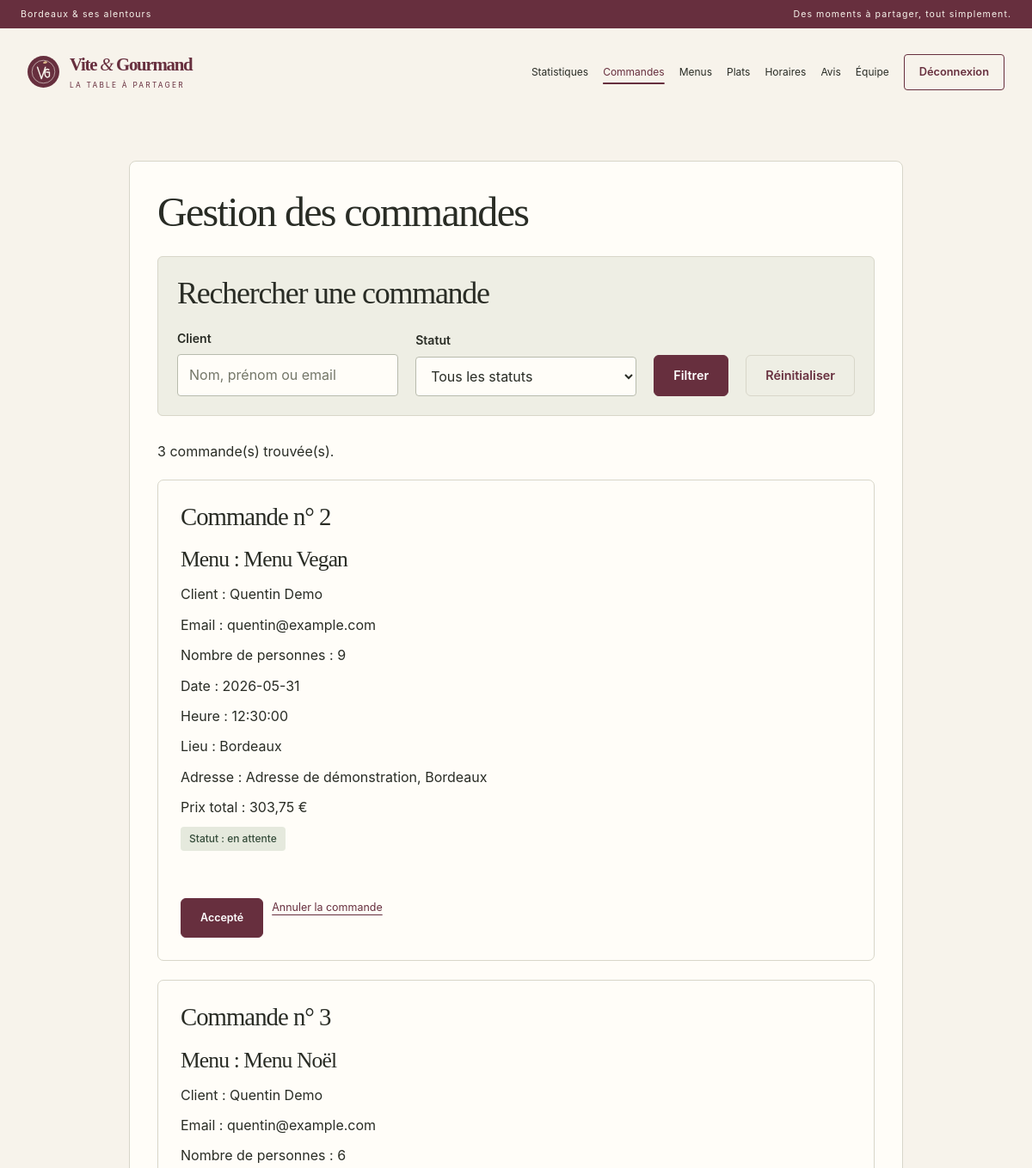
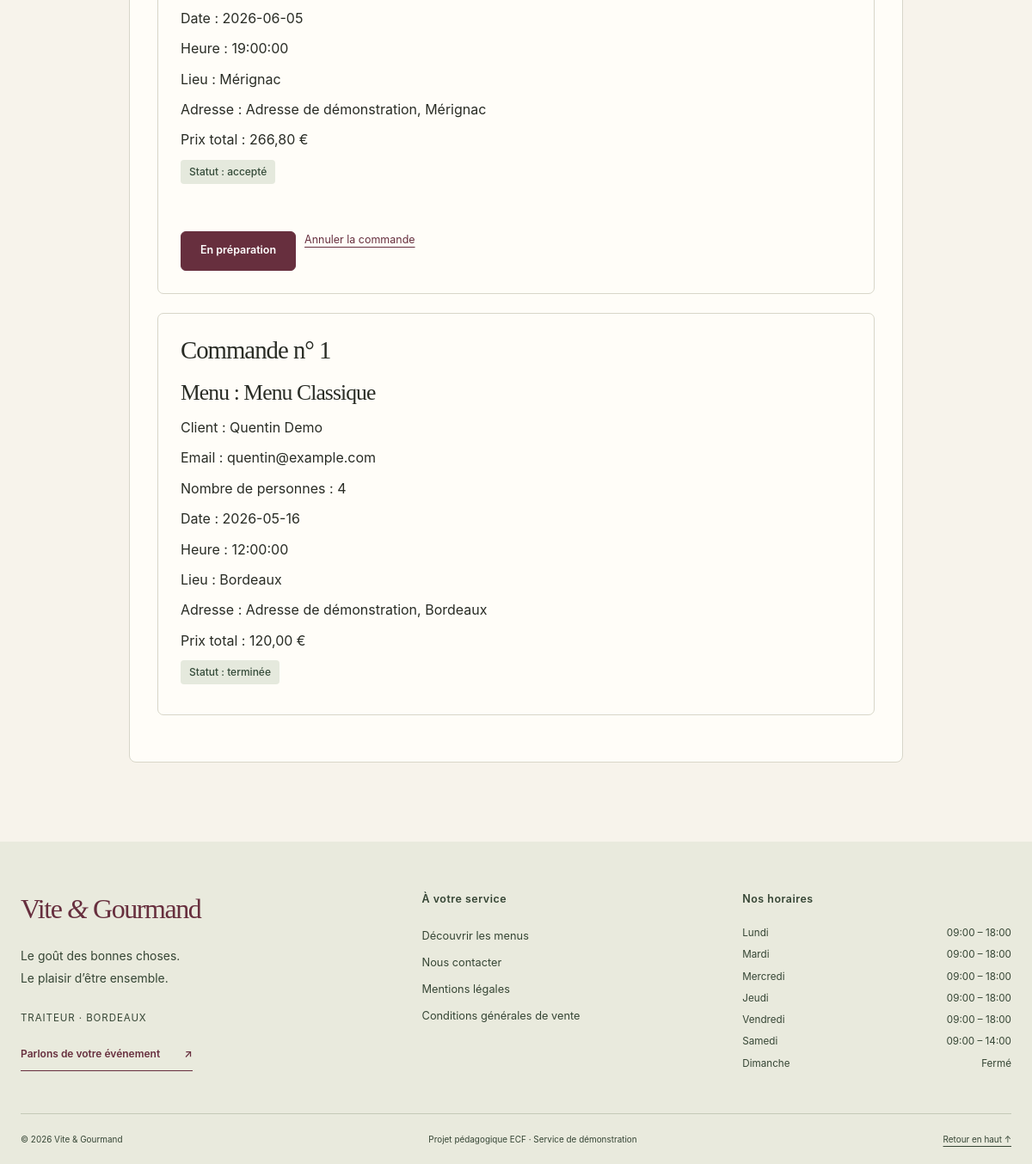
The app's page /admin-commandes.php (signed in) with its own data (2 pictures, top to bottom).
### tables this page shows
CREATE TABLE `commandes` (
    `id` INT NOT NULL AUTO_INCREMENT,

    `user_id` INT NOT NULL,
    `menu_id` INT NOT NULL,

    `nb_personnes` INT NOT NULL,
    `prix_total` DECIMAL(10,2) NOT NULL,

    `date_prestation` DATE DEFAULT NULL,
    `heure_prestation` TIME DEFAULT NULL,
    `lieu_prestation` VARCHAR(255) DEFAULT NULL,
    `adresse_prestation` VARCHAR(255) DEFAULT NULL,

    `distance_km` DECIMAL(10,2) NOT NULL DEFAULT 0,
    `frais_livraison` DECIMAL(10,2) NOT NULL DEFAULT 0,
    `remise_pourcentage` DECIMAL(5,2) NOT NULL DEFAULT 0,

    `statut` VARCHAR(50) NOT NULL DEFAULT 'en attente',

    `mode_contact_annulation` VARCHAR(100) DEFAULT NULL,
    `motif_annulation` TEXT DEFAULT NULL,
    `date_annulation` DATETIME DEFAULT NULL,

    `date_debut_attente_retour` DATETIME DEFAULT NULL,
    `date_retour_materiel` DATETIME DEFAULT NULL,
    `materiel_retourne` TINYINT(1) NOT NULL DEFAULT 0,
    `frais_retard_materiel` DECIMAL(10,2) NOT NULL DEFAULT 0,

    `notification_retard_envoyee` TINYINT(1) NOT NULL DEFAULT 0,
    `date_notification_retard` DATETIME DEFAULT NULL,

    `created_at` TIMESTAMP NOT NULL DEFAULT CURRENT_TIMESTAMP,
    `updated_at` TIMESTAMP NOT NULL DEFAULT CURRENT_TIMESTAMP
        ON UPDATE CURRENT_TIMESTAMP,

    PRIMARY KEY (`id`),

    KEY `idx_commandes_user` (`user_id`),
    KEY `idx_commandes_menu` (`menu_id`),
    KEY `idx_commandes_statut` (`statut`),
    KEY `idx_commandes_created_menu` (`created_at`, `menu_id`),

    CONSTRAINT `fk_commandes_user`
        FOREIGN KEY (`user_id`)
        REFERENCES `users` (`id`),

    CONSTRAINT `fk_commandes_menu`
        FOREIGN KEY (`menu_id`)
        REFERENCES `menus` (`id`)

);

CREATE TABLE `menus` (
    `id` INT NOT NULL AUTO_INCREMENT,
    `titre` VARCHAR(255) NOT NULL,
    `description` TEXT NOT NULL,
    `prix` DECIMAL(10,2) NOT NULL,
    `nb_personnes_min` INT NOT NULL,

    `theme` VARCHAR(100) DEFAULT NULL,
    `regime` VARCHAR(100) DEFAULT NULL,

    `stock_disponible` INT NOT NULL DEFAULT 0,

    `conditions_menu` TEXT DEFAULT NULL,
    `delai_commande_heures` INT DEFAULT NULL,

    `actif` TINYINT(1) NOT NULL DEFAULT 1,

    PRIMARY KEY (`id`)
);

CREATE TABLE `users` (
    `id` INT NOT NULL AUTO_INCREMENT,
    `nom` VARCHAR(50) NOT NULL,
    `prenom` VARCHAR(50) NOT NULL,
    `email` VARCHAR(255) NOT NULL,
    `password` VARCHAR(255) NOT NULL,
    `role` VARCHAR(25) NOT NULL DEFAULT 'utilisateur',
    `gsm` VARCHAR(20) NOT NULL,
    `adresse` VARCHAR(255) NOT NULL,
    `actif` TINYINT(1) NOT NULL DEFAULT 1,
    `created_at` TIMESTAMP NOT NULL DEFAULT CURRENT_TIMESTAMP,

    PRIMARY KEY (`id`),
    UNIQUE KEY `email` (`email`)
);

CREATE TABLE `horaires` (
    `id` INT NOT NULL AUTO_INCREMENT,
    `jour` VARCHAR(20) NOT NULL,
    `heure_ouverture` TIME DEFAULT NULL,
    `heure_fermeture` TIME DEFAULT NULL,
    `ferme` TINYINT(1) NOT NULL DEFAULT 0,

    PRIMARY KEY (`id`),
    UNIQUE KEY `jour` (`jour`)
);

### Config/security.php (called while the page is built, shortened)
<?php
function e(mixed $value): string
{
    return htmlspecialchars((string) $value, ENT_QUOTES | ENT_SUBSTITUTE, 'UTF-8');
}

### Services/OrderRules.php (called while the page is built, shortened)
<?php
function allowedOrderTransitions(string $status): array
{
    return match ($status) {
        'en attente' => ['accepté'],
        'accepté' => ['en préparation'],
        'en préparation' => ['en cours de livraison'],
        'en cours de livraison' => ['livré'],
        'livré' => ['en attente du retour de matériel', 'terminée'],
        default => [],
    };
}

### Public/admin-commandes.php (the view, shortened to what this page needs)
<?php
require_once __DIR__ . '/../Config/database.php';
require_once __DIR__ . '/../Services/OrderRules.php';
$client = trim($_GET['client'] ?? '');
$sql = '
    SELECT
        commandes.*,
        menus.titre,
        users.email,
        users.nom,
        users.prenom
    FROM commandes
    INNER JOIN menus
        ON commandes.menu_id = menus.id
    INNER JOIN users
        ON commandes.user_id = users.id
';
$params = [];
$sql .= '
    ORDER BY commandes.created_at DESC
';
$stmt = $pdo->prepare($sql);
$stmt->execute($params);
$commandes = $stmt->fetchAll(PDO::FETCH_ASSOC);
?>
<?php require_once __DIR__ . '/../Templates/layout.php';
renderHeader('Gestion des commandes'); ?>
<section class="content-panel">
    <h1>
        Gestion des commandes
    </h1>
    <section class="filtres">
        <h2>
            Rechercher une commande
        </h2>
        <form
            method="GET"
            action="admin-commandes.php"
        >
            <div class="champ">
                <label for="client">
                    Client
                </label>
                <input
                    type="text"
                    id="client"
                    name="client"
                    placeholder="Nom, prénom ou email"
                    value="<?= htmlspecialchars($client) ?>"
                >
            </div>
            <div class="champ">
                <label for="statut">
                    Statut
                </label>
                <select
                    id="statut"
                    name="statut"
                >
                    <option value="">
                        Tous les statuts
                    </option>
                </select>
            </div>
            <button type="submit">
                Filtrer
            </button>
            <a
                class="reset"
                href="admin-commandes.php"
            >
                Réinitialiser
            </a>
        </form>
    </section>
    <?php if (empty($commandes)): ?>
        <p>
            Aucune commande ne correspond à votre recherche.
        </p>
    <?php else: ?>
        <p>
            <?= count($commandes) ?>
            commande(s) trouvée(s).
        </p>
        <?php foreach ($commandes as $commande): ?>
            <div class="commande">
                <h2>
                    Commande n°
                    <?= (int) $commande['id'] ?>
                </h2>
                <h3>
                    Menu :
                    <?= htmlspecialchars($commande['titre']) ?>
                </h3>
                <p>
                    Client :
                    <?= htmlspecialchars($commande['prenom'] . ' ' . $commande['nom']) ?>
                </p>
                <p>
                    Email :
                    <?= htmlspecialchars($commande['email']) ?>
                </p>
                <p>
                    Nombre de personnes :
                    <?= (int) $commande['nb_personnes'] ?>
                </p>
                <p>
                    Date :
                    <?= !empty($commande['date_prestation']) ? htmlspecialchars($commande['date_prestation']) : 'Non renseignée' ?>
                </p>
                <p>
                    Heure :
                    <?= !empty($commande['heure_prestation']) ? htmlspecialchars($commande['heure_prestation']) : 'Non renseignée' ?>
                </p>
                <p>
                    Lieu :
                    <?= !empty($commande['lieu_prestation']) ? htmlspecialchars($commande['lieu_prestation']) : 'Non renseigné' ?>
                </p>
                <p>
                    Adresse :
                    <?= !empty($commande['adresse_prestation']) ? htmlspecialchars($commande['adresse_prestation']) : 'Non renseignée' ?>
                </p>
                <p>
                    Prix total :
                    <?= number_format($commande['prix_total'], 2, ',', ' ') ?>
                    €
                </p>
                <p class="statut">
                    Statut :
                    <?= htmlspecialchars($commande['statut']) ?>
                </p>
                <?php
                if (
                    $commande['statut'] !== 'terminée'
                    && $commande['statut'] !== 'annulée'
                ):
                    ?>
                    <div class="actions">
                        <?php foreach (allowedOrderTransitions($commande['statut']) as $nextStatus): ?>
                        <form method="post" action="changer-statut.php" class="inline-form">
                            <button type="submit"><?= $nextStatus === 'terminée' ? 'Terminer sans prêt de matériel' : e(ucfirst($nextStatus)) ?></button>
                        </form>
                        <?php endforeach; ?>
                        <a
                            class="annuler"
                            href="annuler-commande-employe.php?id=<?= (int) $commande['id'] ?>"
                        >
                            Annuler la commande
                        </a>
                    </div>
                <?php endif; ?>
            </div>
        <?php endforeach; ?>
    <?php endif; ?>
</section>
<?php renderFooter($pdo); ?>

### Templates/layout.php (shortened to what this page needs)
<?php
require_once __DIR__ . '/../Config/security.php';
function renderHeader(string $title): void
{
    $role = $_SESSION['role'] ?? '';
    $staff = in_array($role, ['admin', 'employe'], true);
    $links = $staff
        ? ['admin-commandes.php' => 'Commandes', 'admin-menus.php' => 'Menus', 'admin-plats.php' => 'Plats', 'admin-horaires.php' => 'Horaires', 'admin-avis.php' => 'Avis']
        : ['index.php' => 'Accueil', 'menus.php' => 'Nos menus'];
    if ($role === 'admin') {
        $links = ['admin-statistiques.php' => 'Statistiques'] + $links + ['admin-employes.php' => 'Équipe'];
    } elseif ($role === 'utilisateur') {
        $links += ['mes-commandes.php' => 'Mes commandes', 'mon-profil.php' => 'Mon profil'];
    }
    $current = basename($_SERVER['SCRIPT_NAME'] ?? '');
    ?>
<!DOCTYPE html>
<html lang="fr">
<head>
    <link rel="stylesheet" href="style.css?v=<?= filemtime(__DIR__ . '/../Public/style.css') ?>">
</head>
<body class="<?= $staff ? 'staff-page' : 'public-page' ?>">
<div class="announcement">
    <span>Bordeaux & ses alentours</span>
    <span>Des moments à partager, tout simplement.</span>
</div>
<header class="site-header">
    <a class="brand" href="index.php" aria-label="Vite et Gourmand, accueil">
        <img src="assets/images/embleme.svg" alt="" width="45" height="45">
        <span>Vite <i>&</i> Gourmand<small>LA TABLE À PARTAGER</small></span>
    </a>
    <nav id="main-navigation" class="navbar-links" aria-label="Navigation principale">
        <?php foreach ($links as $href => $label): ?>
            <a href="<?= e($href) ?>" <?= $current === $href ? 'aria-current="page"' : '' ?>><?= e($label) ?></a>
        <?php endforeach; ?>
        <?php if (isset($_SESSION['user_id'])): ?>
            <form method="post" action="logout.php" class="logout-form">
                <button class="nav-account" type="submit">Déconnexion</button>
            </form>
        <?php else: ?>
            <a class="nav-account" href="login.php" <?= $current === 'login.php' ? 'aria-current="page"' : '' ?>>Mon espace <span aria-hidden="true">↗</span></a>
        <?php endif; ?>
    </nav>
</header>
<main id="main-content" class="page-shell">
<?php
}
function renderFooter(PDO $pdo): void
{
    $rows = $pdo->query('SELECT jour, heure_ouverture, heure_fermeture, ferme FROM horaires')->fetchAll(PDO::FETCH_ASSOC);
    $horaires = [];
    foreach ($rows as $row) {
        $horaires[strtolower($row['jour'])] = $row;
    }
    ?>
</main>
<footer class="site-footer">
    <div class="footer-grid">
        <div class="footer-intro">
            <a class="footer-brand" href="index.php">Vite <i>&</i> Gourmand</a>
            <p>Le goût des bonnes choses.<br>Le plaisir d’être ensemble.</p>
            <p class="footer-location">Traiteur · Bordeaux</p>
            <a href="contact.php" class="text-link">Parlons de votre événement <span aria-hidden="true">↗</span></a>
        </div>
        <div>
            <h2>À votre service</h2>
            <ul class="footer-links">
                <li><a href="menus.php">Découvrir les menus</a></li>
                <li><a href="contact.php">Nous contacter</a></li>
                <li><a href="mentions-legales.php">Mentions légales</a></li>
                <li><a href="cgv.php">Conditions générales de vente</a></li>
            </ul>
        </div>
        <div>
            <h2>Nos horaires</h2>
            <dl class="opening-hours">
                <?php foreach (['Lundi', 'Mardi', 'Mercredi', 'Jeudi', 'Vendredi', 'Samedi', 'Dimanche'] as $jour): $h = $horaires[strtolower($jour)] ?? null; ?>
                    <div>
                        <dt><?= $jour ?></dt>
                        <dd>
                            <?php if (!$h): ?>
                                Non renseigné
                            <?php elseif ((int) $h['ferme'] === 1): ?>
                                Fermé
                            <?php else: ?>
                                <?= e(substr((string) $h['heure_ouverture'], 0, 5)) ?> – <?= e(substr((string) $h['heure_fermeture'], 0, 5)) ?>
                            <?php endif; ?>
                        </dd>
                    </div>
                <?php endforeach; ?>
            </dl>
        </div>
    </div>
    <div class="footer-bottom">
        <span>© <?= date('Y') ?> Vite & Gourmand</span>
        <span>Projet pédagogique ECF · Service de démonstration</span>
        <a href="#main-content">Retour en haut ↑</a>
    </div>
</footer>
</body>
</html>
<?php
}

### records on screen
commandes: id "2", menu.titre "Menu Vegan", user.nom "Quentin Demo", user.email "quentin@example.com", nb_personnes "9", date_prestation "2026-05-31", heure_prestation "12:30:00", lieu_prestation "Bordeaux", adresse_prestation "Adresse de démonstration, Bordeaux", prix_total "303,75", statut "en attente", statut "Accepté"
commandes: id "3", menu.titre "Menu Noël", user.nom "Quentin Demo", user.email "quentin@example.com", nb_personnes "6", date_prestation "2026-06-05", heure_prestation "19:00:00", lieu_prestation "Mérignac", adresse_prestation "Adresse de démonstration, Mérignac", prix_total "266,80", statut "accepté", statut "En préparation"
commandes: id "1", menu.titre "Menu Classique", user.nom "Quentin Demo", user.email "quentin@example.com", nb_personnes "4", date_prestation "2026-05-16", heure_prestation "12:00:00", lieu_prestation "Bordeaux", adresse_prestation "Adresse de démonstration, Bordeaux", prix_total "120,00", statut "terminée"
horaires: jour "Lundi", heure_ouverture "09:00", heure_fermeture "18:00"
horaires: jour "Mardi", heure_ouverture "09:00", heure_fermeture "18:00"
horaires: jour "Mercredi", heure_ouverture "09:00", heure_fermeture "18:00"
horaires: jour "Jeudi", heure_ouverture "09:00", heure_fermeture "18:00"
horaires: jour "Vendredi", heure_ouverture "09:00", heure_fermeture "18:00"
horaires: jour "Samedi", heure_ouverture "09:00", heure_fermeture "14:00"

### other values on screen
$label "Statistiques"
$label "Commandes"
$label "Menus"
$label "Plats"
$label "Horaires"
$label "Avis"
$label "Équipe"
count($commandes) "3"
$jour "Dimanche"
